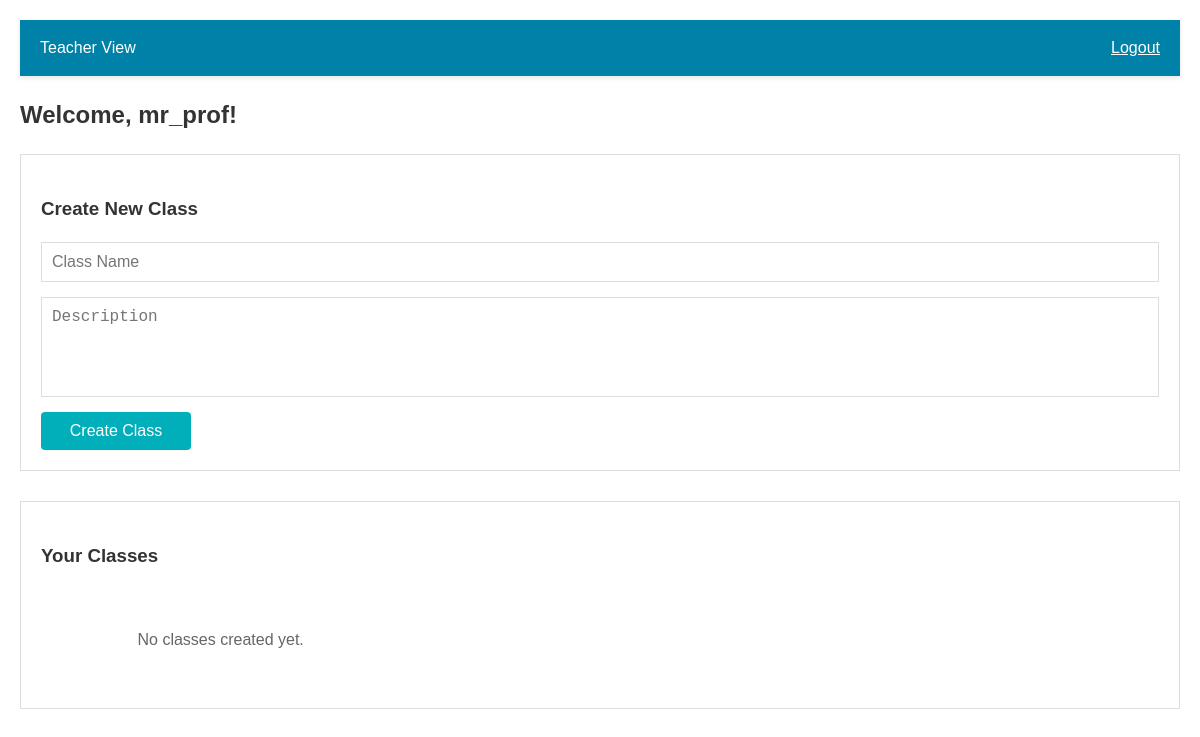
Before: /teacher-dashboard (signed in) with the older database file.
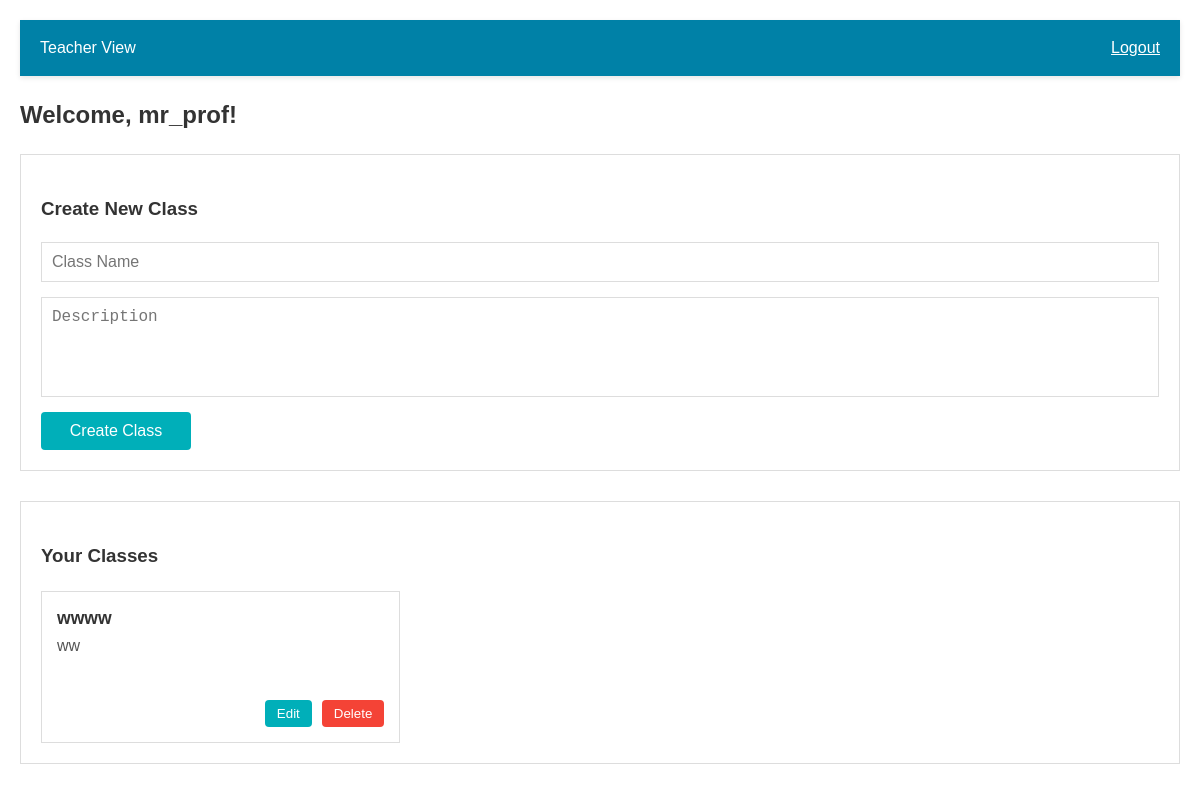
After: the same page with the newer database file.
### tables this page shows
CREATE TABLE classes (
    id INTEGER PRIMARY KEY AUTOINCREMENT,
    title TEXT NOT NULL,
    description TEXT,
    teacher_id INTEGER,
    FOREIGN KEY (teacher_id) REFERENCES users(id)
);

### app.py (the view)
@app.route('/teacher-dashboard')
def teacher_dashboard():
    if 'username' in session and session.get('role') == 'teacher':
        conn = get_db_connection()
        teacher_classes = conn.execute("SELECT * FROM classes WHERE teacher_id = ?", (session['user_id'],)).fetchall()
        conn.close()
        return render_template('teacher_dashboard.html', username=session['username'], teacher_classes=teacher_classes)
    return redirect('/login')

### app.py (called while the page is built)
def get_db_connection():
    conn = sqlite3.connect('school.db')
    conn.row_factory = sqlite3.Row
    return conn

### templates/teacher_dashboard.html (shortened to what this page needs)
<!DOCTYPE html>
<html lang="en">
<head>
    <link rel="stylesheet" href="{{ url_for('static', filename='Style.css') }}">
</head>
<body>
    <div class="container">
        <nav class="navbar">
            <div class="navbar-brand">Teacher View</div>
            <div class="navbar-actions">
                <a href="/logout" class="nav-btn" id="logout-btn">Logout</a>
            </div>
        </nav>
        <h2>Welcome, {{ session.username }}!</h2>
        <div class="create-class-section">
            <h3>Create New Class</h3>
            <form action="/create-class" method="POST" class="class-form">
                <input type="text" name="title" placeholder="Class Name" required class="form-input">
                <textarea name="description" placeholder="Description" class="form-input" rows="3"></textarea>
                <button type="submit" class="submit-btn">Create Class</button>
            </form>
        </div>
        <div class="teacher-classes">
            <h3>Your Classes</h3>
            <div class="classes-container">
                {% if teacher_classes %}
                    {% for class in teacher_classes %}
                    <div class="class-card">
                        <div class="class-header">
                            <h4>{{ class['title'] }}</h4>
                        </div>
                        <div class="class-description">
                            {{ class['description'] or 'No description provided' }}
                        </div>
                        <div class="class-actions">
                            <form method="POST" action="/edit-class/{{ class['id'] }}" class="inline-form">
                                <button type="submit" class="edit-btn">Edit</button>
                            </form>
                            <form method="POST" action="/delete-class/{{ class['id'] }}" class="inline-form">
                                <button type="submit" class="delete-btn">Delete</button>
                            </form>
                        </div>
                    </div>
                    {% endfor %}
                {% else %}
                    <div class="no-classes">
                        <p>No classes created yet.</p>
                    </div>
                {% endif %}
            </div>
        </div>
    </div>
</body>
</html>

Changed rows visible on the page:
added classes: title "wwww", description "ww"
Other visible differences:
text no longer shown: "No classes created yet."
